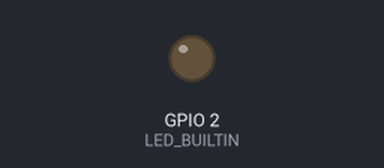
A sketch run on a simulated ESP8266 (NodeMCU). Parts: output pins drawn as LEDs (lit = HIGH, except the on-board LED, lit = LOW). WiFi joins after 1.5 s; servers stay silent unless stated; what the sketch prints to the serial monitor is not drawn.

Above: at 3.6 s.
At 4.6 s:
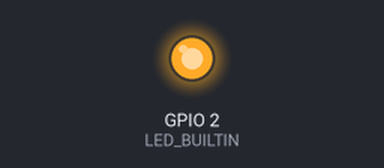
Timing chart, 0 to 6.1 s (numbered marks = the images above):
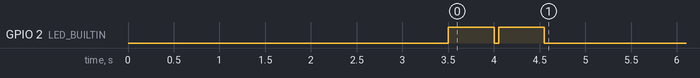

The sketch:

powerNotifier.ino
```cpp
#include <ESP8266WiFi.h>
#define WIFI_SSID "xxx"                                          // Wi-Fi network's name
#define WIFI_PASS "xxx"                                        // Wi-Fi network's pss
#define BOT_TOKEN "xxx"  // Bot token
#define MY_PERIOD 150000                                             //time in milliseconds delay between notification

#include <FastBot.h>
FastBot bot(BOT_TOKEN);
bool flag = 1;

void setup() {
  pinMode(LED_BUILTIN, OUTPUT);
  connectWiFi();
  bot.setChatID("xxx");  // tour Telegram ID
  bot.attach(newMsg);
}
void loop() {
  bot.tick();
  if (flag) pingBot();
}

void pingBot() {  //notification
  static uint32_t tmr1;
  if (millis() - tmr1 >= MY_PERIOD) {
    tmr1 = millis();
    bot.sendMessage("Power On");
    digitalWrite(LED_BUILTIN, HIGH);
    delay(500);
    digitalWrite(LED_BUILTIN, LOW);
  }
}

void newMsg(FB_msg& msg) {  // commands handler
  if (msg.text == "/turn_on") {
    bot.sendMessage("Turned ON");
    flag = 1;
  }
  if (msg.text == "/turn_off") {
    bot.sendMessage("Turned OFF");
    flag = 0;
  }
}

void connectWiFi() {  // wi-fi connection setup
  delay(2000);
  Serial.begin(115200);
  Serial.println();
  WiFi.begin(WIFI_SSID, WIFI_PASS);
  while (WiFi.status() != WL_CONNECTED) {
    delay(500);
    Serial.print(".");
    if (millis() > 15000) ESP.restart();
  }
  Serial.println("Connected");
  digitalWrite(LED_BUILTIN, HIGH);
  delay(500);
  digitalWrite(LED_BUILTIN, LOW);
  delay(50);
  digitalWrite(LED_BUILTIN, HIGH);
  delay(500);
  digitalWrite(LED_BUILTIN, LOW);
}
```
